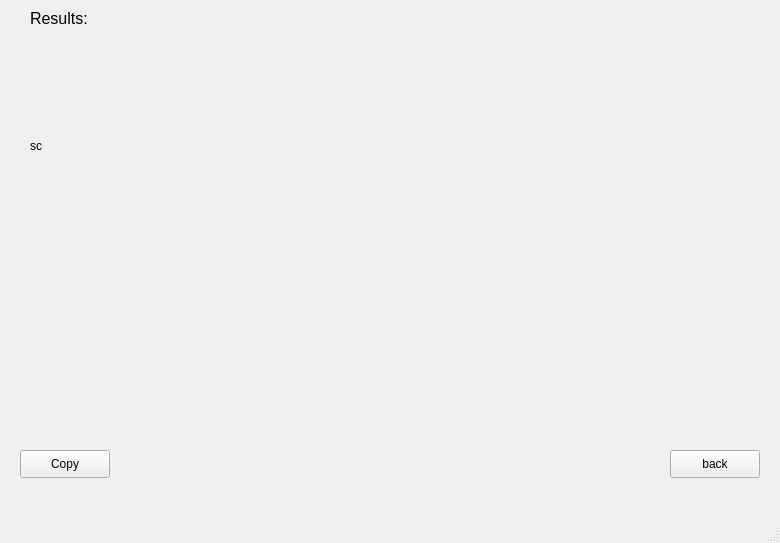
<?xml version="1.0" encoding="UTF-8"?>
<ui version="4.0">
 <class>MainWindow</class>
 <widget class="QMainWindow" name="MainWindow">
  <property name="geometry">
   <rect>
    <x>0</x>
    <y>0</y>
    <width>780</width>
    <height>543</height>
   </rect>
  </property>
  <property name="font">
   <font>
    <pointsize>9</pointsize>
   </font>
  </property>
  <property name="windowTitle">
   <string>PingTool</string>
  </property>
  <widget class="QWidget" name="centralwidget">
   <widget class="QLabel" name="label">
    <property name="geometry">
     <rect>
      <x>30</x>
      <y>10</y>
      <width>58</width>
      <height>16</height>
     </rect>
    </property>
    <property name="font">
     <font>
      <pointsize>12</pointsize>
     </font>
    </property>
    <property name="text">
     <string>Results:</string>
    </property>
   </widget>
   <widget class="QPushButton" name="copy_btn">
    <property name="geometry">
     <rect>
      <x>20</x>
      <y>450</y>
      <width>90</width>
      <height>28</height>
     </rect>
    </property>
    <property name="text">
     <string>Copy</string>
    </property>
   </widget>
   <widget class="QPushButton" name="back_btn">
    <property name="geometry">
     <rect>
      <x>670</x>
      <y>450</y>
      <width>90</width>
      <height>28</height>
     </rect>
    </property>
    <property name="text">
     <string>back</string>
    </property>
   </widget>
   <widget class="QLabel" name="label_2">
    <property name="geometry">
     <rect>
      <x>30</x>
      <y>30</y>
      <width>691</width>
      <height>231</height>
     </rect>
    </property>
    <property name="autoFillBackground">
     <bool>false</bool>
    </property>
    <property name="text">
     <string>sc</string>
    </property>
    <property name="wordWrap">
     <bool>true</bool>
    </property>
   </widget>
  </widget>
  <widget class="QMenuBar" name="menubar">
   <property name="geometry">
    <rect>
     <x>0</x>
     <y>0</y>
     <width>780</width>
     <height>21</height>
    </rect>
   </property>
  </widget>
  <widget class="QStatusBar" name="statusbar"/>
 </widget>
 <resources/>
 <connections/>
</ui>
